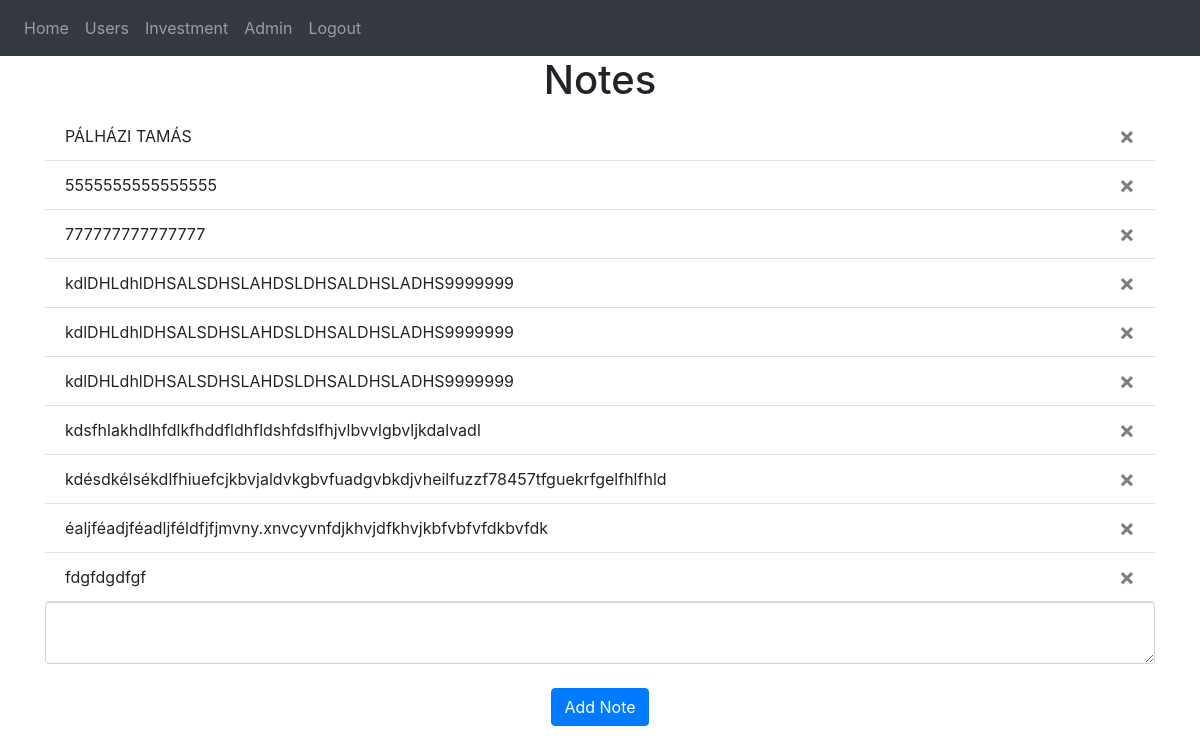
The app's page / (signed in) with its own data.
### website/models.py (models this page shows)
class Note(db.Model):
    id = db.Column(db.Integer, primary_key=True)
    data = db.Column(db.String(10000))
    date = db.Column(db.DateTime(timezone=True), default=func.now())
    user_id = db.Column(db.Integer, db.ForeignKey('user.id'))

### website/views.py (the view, shortened to what this page needs)
@views.route('/', methods=['GET', 'POST'])
@login_required
def home():
    return render_template("home.html", user=current_user)

### website/__init__.py (called while the page is built)
def create_app():
    app = Flask(__name__)
    app.config['SECRET_KEY'] = 'hjshjhdjah kjshkjdhjs'
    app.config['SQLALCHEMY_DATABASE_URI'] = f'sqlite:///{DB_NAME}'
    db.init_app(app)
    from .views import views
    from .auth import auth
    app.register_blueprint(views, url_prefix='/')
    app.register_blueprint(auth, url_prefix='/')
    from .models import User, Note
    with app.app_context():
        db.create_all()
    login_manager = LoginManager()
    login_manager.login_view = 'auth.login'
    login_manager.init_app(app)
    @login_manager.user_loader
    def load_user(id):
        return User.query.get(int(id))
    return app

### website/templates/home.html
{% extends "base.html" %} {% block title %}Home{% endblock %} {% block content
%}
<h1 align="center">Notes</h1>
<ul class="list-group list-group-flush" id="notes">
  {% for note in user.notes %}
  <li class="list-group-item">
    {{ note.data }}
    <button type="button" class="close" onClick="deleteNote({{ note.id }})">
      <span aria-hidden="true">&times;</span>
    </button>
  </li>
  {% endfor %}
</ul>
<form method="POST">
  <textarea name="note" id="note" class="form-control"></textarea>
  <br />
  <div align="center">
    <button type="submit" class="btn btn-primary">Add Note</button>
  </div>
</form>
{% endblock %}

### records on screen
Note: data "PÁLHÁZI TAMÁS"
Note: data "5555555555555555"
Note: data "777777777777777"
Note: data "kdlDHLdhlDHSALSDHSLAHDSLDHSALDHSLADHS9999999"
Note: data "kdlDHLdhlDHSALSDHSLAHDSLDHSALDHSLADHS9999999"
Note: data "kdlDHLdhlDHSALSDHSLAHDSLDHSALDHSLADHS9999999"
Note: data "kdsfhlakhdlhfdlkfhddfldhfldshfdslfhjvlbvvlgbvljkdalvadl"
Note: data "kdésdkélsékdlfhiuefcjkbvjaldvkgbvfuadgvbkdjvheilfuzzf78457tfguekrfgelfhlfhld"
Note: data "éaljféadjféadljféldfjfjmvny.xnvcyvnfdjkhvjdfkhvjkbfvbfvfdkbvfdk"
Note: data "fdgfdgdfgf"
